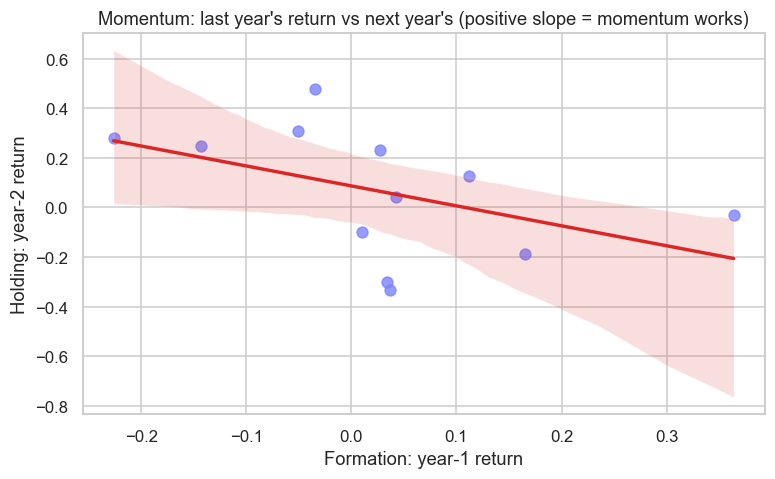

Generate this figure with Python:
# A momentum factor: do last year's winners keep winning? Rank, then check next year.
import os
from datetime import datetime, timedelta
from pathlib import Path

import matplotlib

matplotlib.use("Agg")
import matplotlib.pyplot as plt
import pandas as pd
import seaborn as sns
from openalgo import api

client = api(
    api_key=os.getenv("OPENALGO_API_KEY", "your_api_key_here"),
    host=os.getenv("OPENALGO_HOST", "http://127.0.0.1:5000"),
)

end = datetime.now().strftime("%Y-%m-%d")
start = (datetime.now() - timedelta(days=730)).strftime("%Y-%m-%d")
universe = ["RELIANCE", "INFY", "HDFCBANK", "ITC", "TATASTEEL", "ADANIENT", "SBIN",
            "BHARTIARTL", "MARUTI", "SUNPHARMA", "TITAN", "HINDALCO"]

rows = []
for sym in universe:
    c = client.history(symbol=sym, exchange="NSE", interval="D",
                       start_date=start, end_date=end)["close"]
    mid = len(c) // 2
    rows.append({"stock": sym,
                 "formation": c.iloc[mid] / c.iloc[0] - 1,      # year 1 return (the signal)
                 "holding": c.iloc[-1] / c.iloc[mid] - 1})       # year 2 return (the test)

df = pd.DataFrame(rows).sort_values("formation")
half = len(df) // 2
low, high = df.head(half)["holding"].mean(), df.tail(half)["holding"].mean()

print(f"Low-momentum group, next-year return : {low * 100:+.1f}%")
print(f"High-momentum group, next-year return: {high * 100:+.1f}%")
print(f"Momentum long-short spread           : {(high - low) * 100:+.1f}%")

sns.set_theme(style="whitegrid")
fig, ax = plt.subplots(figsize=(8, 4.5))
sns.regplot(data=df, x="formation", y="holding", ax=ax,
            scatter_kws={"s": 50, "color": "#7c83ff"}, line_kws={"color": "#dc2626"})
ax.set_title("Momentum: last year's return vs next year's (positive slope = momentum works)")
ax.set_xlabel("Formation: year-1 return")
ax.set_ylabel("Holding: year-2 return")
out = Path(__file__).with_suffix(".png")
plt.savefig(out, dpi=110, bbox_inches="tight")
print(f"Saved {out.name}")
